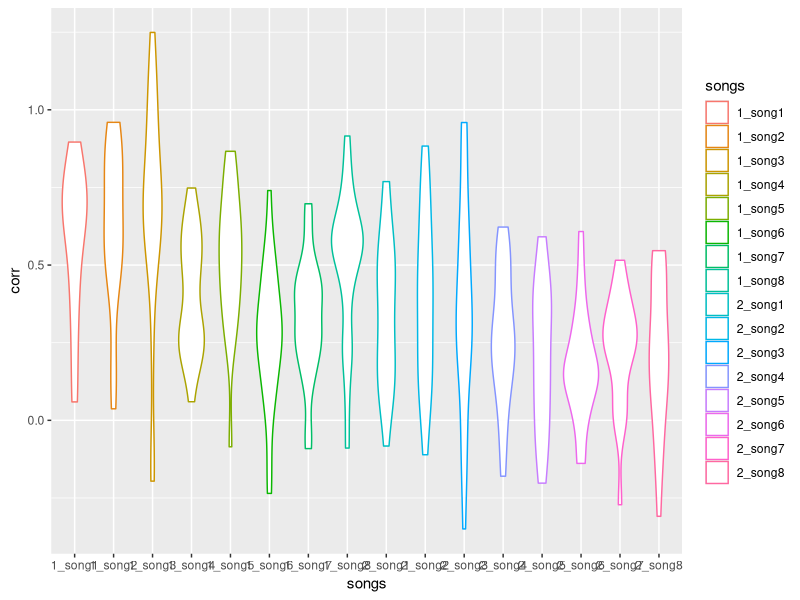
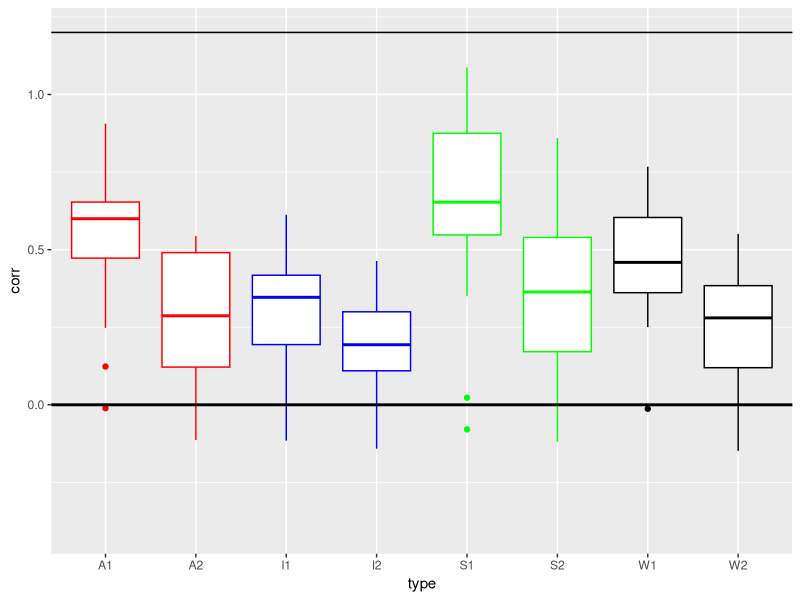
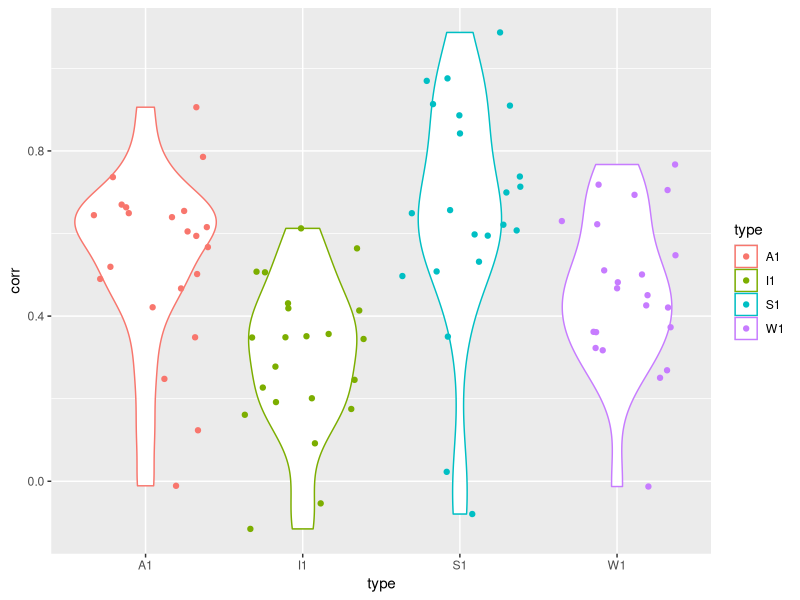
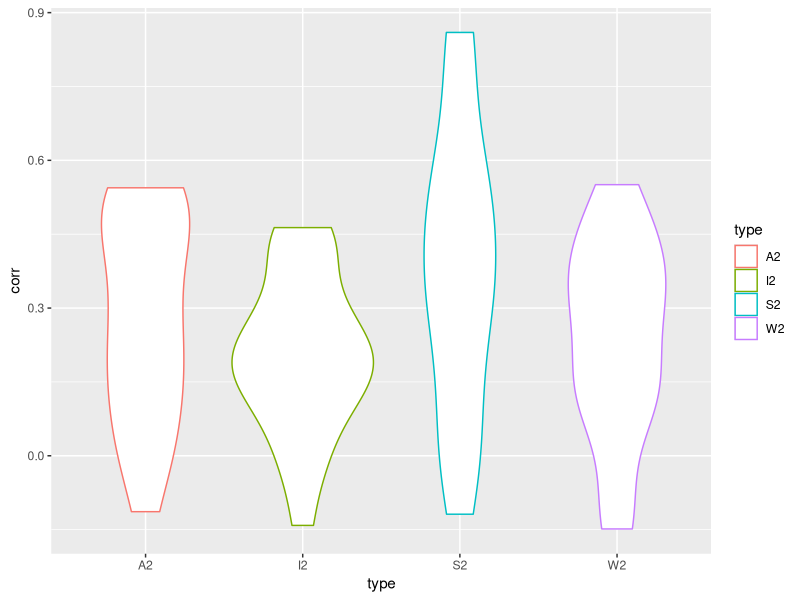
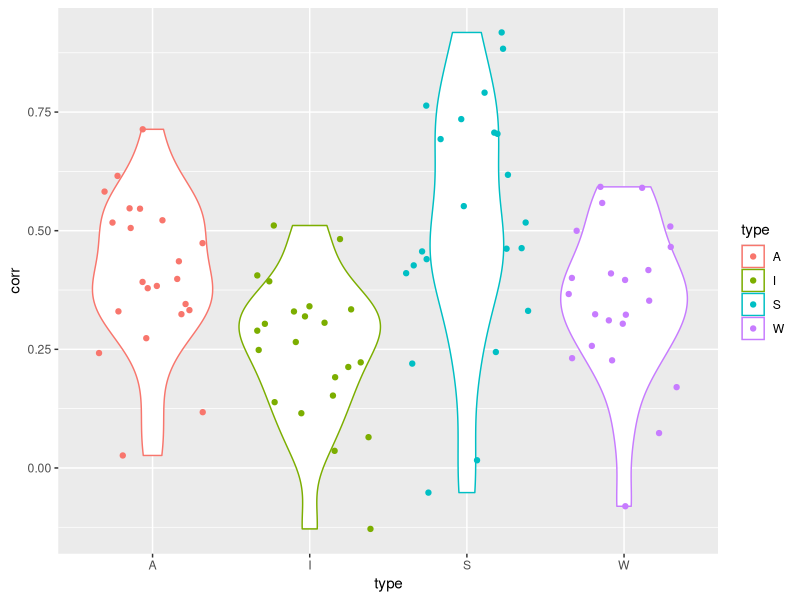
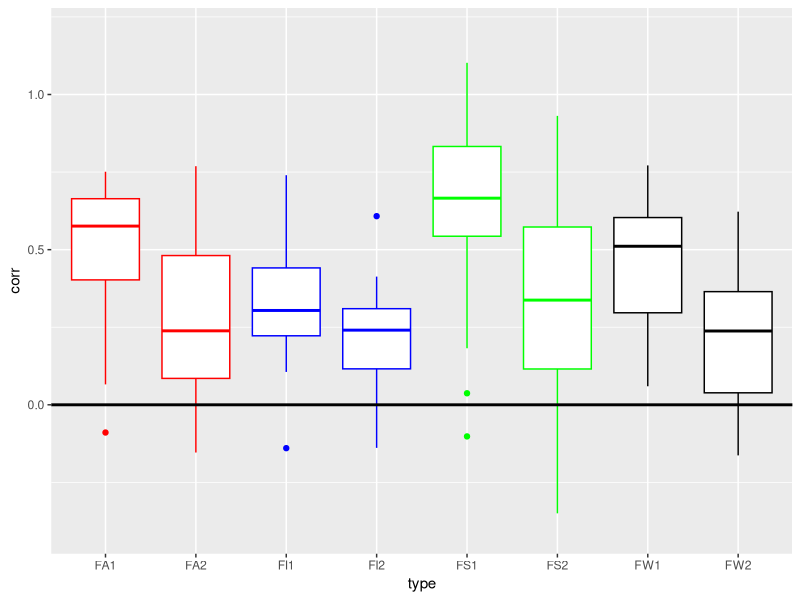
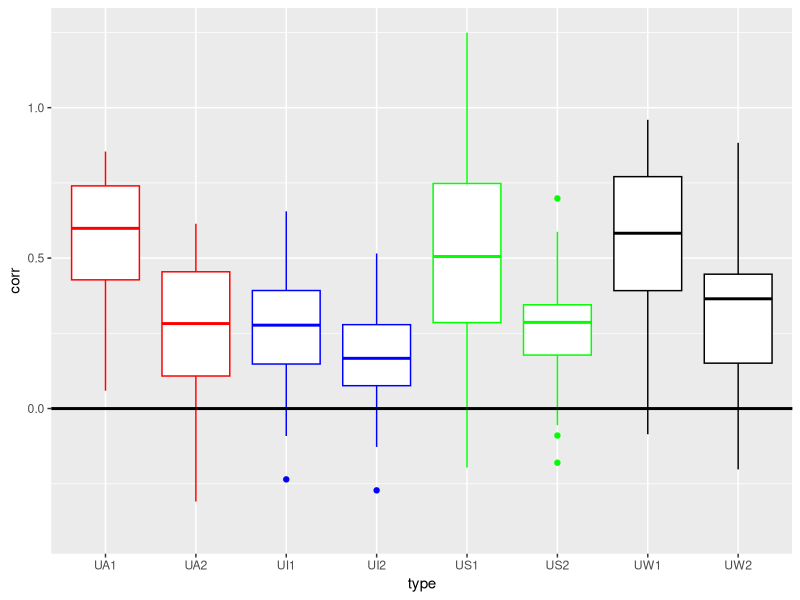

Recreate these plots in R, in order.
library(tidyverse)
library(ggplot2)

data<-readr::read_csv('Data/Auditory.csv') #load data
data<-select(data, -ID) #remove ID variable
synchrony<-data %>% gather(songs, corr) #rearrange data
ggplot(synchrony) +
  aes(x=songs,y=corr, color=songs) +
  #geom_bar(stat="identity")
  #geom_jitter(alpha = 0.25)
  geom_violin()

A1<-select(data, "1_song1","1_song8") #ses 1 acapella data together
A1<-rowMeans(A1)
I1<-select(data, "1_song6","1_song7") #ses 1 instrumental data together
I1<-rowMeans(I1)
S1<-select(data, "1_song2","1_song3") #ses 1 spoken data together
S1<-rowMeans(S1)
W1<-select(data, "1_song4",'1_song5') #ses 1 whole data together
W1<-rowMeans(W1)
meansync1<-data.frame(A1,I1,S1,W1)
meansync1<-meansync1 %>% gather(type, corr) #rearrange data

A2<-select(data, "2_song1","2_song8") #ses 2 acapella data together
A2<-rowMeans(A2)
I2<-select(data, "2_song6","2_song7") #ses 2 instrumental data together
I2<-rowMeans(I2)
S2<-select(data, "2_song2","2_song3") #ses 2 spoken data together
S2<-rowMeans(S2)
W2<-select(data, "2_song4",'2_song5') #ses 2 whole data together
W2<-rowMeans(W2)
meansync2<-data.frame(A2,I2,S2,W2)
meansync2<-meansync2 %>% gather(type, corr) #rearrange data

meansync<-data.frame(A1,I1,S1,W1,A2,I2,S2,W2)
meansync<-meansync %>% gather(type, corr) #rearrange data

A<-select(data, "1_song1","1_song8","2_song1","2_song8") #acapella data together
A<-rowMeans(A)
I<-select(data, "1_song6","1_song7","2_song6","2_song7") #instrumental data together
I<-rowMeans(I)
S<-select(data, "1_song2","1_song3","2_song2","2_song3") #spoken data together
S<-rowMeans(S)
W<-select(data, "1_song4","1_song5","2_song4","2_song5") #whole data together
W<-rowMeans(W)
meansyncALL<-data.frame(A,I,S,W) 
meansyncALL<-meansyncALL %>% gather(type, corr) #rearrange data

ggplot(meansync) +
  aes(x=type,y=corr) +
  geom_boxplot(color=c("red","red","blue","blue","green","green","black","black")) +
  geom_hline(yintercept=0,size=1)+
  ylim(-0.4,1.2) +
  geom_hline(yintercept=1.2)

ggplot(meansync1) +
  aes(x=type,y=corr, color=type) +
  #geom_bar(stat="identity")
  geom_violin() +
  geom_jitter() 

ggplot(meansync2) +
  aes(x=type,y=corr, color=type) +
  #geom_bar(stat="identity")
  #geom_jitter(alpha = 0.25)
  geom_violin()

ggplot(meansyncALL) +
  aes(x=type,y=corr, color=type) +
  #geom_bar(stat="identity")
  geom_violin()+
  geom_jitter()

t.test(A1,A2) # t=4.0701, p<0.001 A2<A1
t.test(I1,I2) #p=0.06
t.test(S1,S2) #t=3.16, p=0.003 S2<S1
t.test(W1,W2) #t=3.9112, p<0.001 W2<W1

fit<-aov(corr~type,data=meansync1) #sig effect of type in first session
summary(fit)

fit<-aov(corr~type,data=meansync2) #p=0.05 in second session
summary(fit)

fit<-aov(corr~type,data=meansyncALL) #sig effect of type when averaged across both sessions
summary(fit)

t.test(A,I) #SIG
t.test(A,S)
t.test(A,W)
t.test(I,S) #SIG
t.test(I,W)
t.test(S,W)

t.test(A1,I1) #SIG
t.test(A1,S1)
t.test(A1,W1)
t.test(I1,S1) #SIG
t.test(I1,W1)
t.test(S1,W1)

t.test(A2,I2) # NONE ARE SIG
t.test(A2,S2)
t.test(A2,W2)
t.test(I2,S2) 
t.test(I2,W2)
t.test(S2,W2)
##################### UNFAMILIAR VS FAMILIAR#####################
##########GROUP A ##########
data<-readr::read_csv('Auditory.csv') #load data
GA<-list("P101","P103","P105","P107","P111","P113","P115","P117","P119","P123","P125")
GroupA<-data[data$ID %in% GA, ]

FA1<-select(GroupA, "1_song8") #ses 1 acapella data together
FA1<-rowMeans(FA1)
FI1<-select(GroupA, '1_song7') #ses 1 instrumental data together
FI1<-rowMeans(FI1)
FS1<-select(GroupA, "1_song2") #ses 1 spoken data together
FS1<-rowMeans(FS1)
FW1<-select(GroupA, "1_song4") #ses 1 whole data together
FW1<-rowMeans(FW1)
Fmeansync1<-data.frame(FA1,FI1,FS1,FW1)
Fmeansync1<-Fmeansync1 %>% gather(type, corr) #rearrange data

FA2<-select(GroupA, "2_song8") #ses 2 acapella data together
FA2<-rowMeans(FA2)
FI2<-select(GroupA, '2_song7') #ses 2 instrumental data together
FI2<-rowMeans(FI2)
FS2<-select(GroupA, "2_song2") #ses 2 spoken data together
FS2<-rowMeans(FS2)
FW2<-select(GroupA, "2_song4") #ses 2 whole data together
FW2<-rowMeans(FW2)
Fmeansync2<-data.frame(FA2,FI2,FS2,FW2)
Fmeansync2<-meansync2 %>% gather(type, corr) #rearrange data

Fmeansync<-data.frame(FA1,FI1,FS1,FW1,FA2,FI2,FS2,FW2) 
FmeansyncA<-Fmeansync %>% gather(type, corr) #rearrange data

UA1<-select(GroupA, "1_song1") #ses 1 acapella data together
UA1<-rowMeans(UA1)
UI1<-select(GroupA, '1_song6') #ses 1 instrumental data together
UI1<-rowMeans(UI1)
US1<-select(GroupA, "1_song3") #ses 1 spoken data together
US1<-rowMeans(US1)
UW1<-select(GroupA, "1_song5") #ses 1 whole data together
UW1<-rowMeans(UW1)
Umeansync1<-data.frame(UA1,UI1,US1,UW1)
Umeansync1<-meansync1 %>% gather(type, corr) #rearrange data

UA2<-select(GroupA, "2_song1") #ses 2 acapella data together
UA2<-rowMeans(UA2)
UI2<-select(GroupA, '2_song6') #ses 2 instrumental data together
UI2<-rowMeans(UI2)
US2<-select(GroupA, "2_song3") #ses 2 spoken data together
US2<-rowMeans(US2)
UW2<-select(GroupA, "2_song5") #ses 2 whole data together
UW2<-rowMeans(UW2)
Umeansync2<-data.frame(UA2,UI2,US2,UW2)
Umeansync2<-meansync2 %>% gather(type, corr) #rearrange data

Fmeansync<-data.frame(FA1,FI1,FS1,FW1,FA2,FI2,FS2,FW2) 
FmeansyncA<-Fmeansync %>% gather(type, corr) #rearrange data
Umeansync<-data.frame(UA1,UI1,US1,UW1,UA2,UI2,US2,UW2) 
UmeansyncA<-Umeansync %>% gather(type, corr) #rearrange data

t.test(FA2,UA2) #not sig
t.test(FI2,UI2) #not sig
t.test(FS2,US2) #not sig
t.test(FW2,UW2) #not sig

t.test(FA1,FA2) # t=2.1847,p=0.04153 NOT SIG
t.test(FI1,FI2) # t=1.6426, p=0.1161 NOT SIG
t.test(FS1,FS2) # t=2.6679, p=0.0148 trending?
t.test(FW1,FW2) # t=1.4986m p=0.1498 NOT SIG

########## GROUP B ##########
data<-readr::read_csv('Auditory.csv') #load data
GB<-list("P102","P104","P106","P108","P112","P114","P116","P118","P120","P122","P124")
GroupB<-data[data$ID %in% GB, ]

FA1<-select(GroupB, "1_song1") #ses 1 acapella data together
FA1<-rowMeans(FA1)
FI1<-select(GroupB, '1_song6') #ses 1 instrumental data together
FI1<-rowMeans(FI1)
FS1<-select(GroupB, "1_song3") #ses 1 spoken data together
FS1<-rowMeans(FS1)
FW1<-select(GroupB, "1_song5") #ses 1 whole data together
FW1<-rowMeans(FW1)
Fmeansync1<-data.frame(FA1,FI1,FS1,FW1)
Fmeansync1<-Fmeansync1 %>% gather(type, corr) #rearrange data

FA2<-select(GroupB, "2_song1") #ses 2 acapella data together
FA2<-rowMeans(FA2)
FI2<-select(GroupB, '2_song6') #ses 2 instrumental data together
FI2<-rowMeans(FI2)
FS2<-select(GroupB, "2_song3") #ses 2 spoken data together
FS2<-rowMeans(FS2)
FW2<-select(GroupB, "2_song5") #ses 2 whole data together
FW2<-rowMeans(FW2)
Fmeansync2<-data.frame(FA2,FI2,FS2,FW2)
Fmeansync2<-Fmeansync2 %>% gather(type, corr) #rearrange data

Fmeansync<-data.frame(FA1,FI1,FS1,FW1,FA2,FI2,FS2,FW2) 
FmeansyncB<-Fmeansync %>% gather(type, corr) #rearrange data

UA1<-select(GroupB, "1_song8") #ses 1 acapella data together
UA1<-rowMeans(UA1)
UI1<-select(GroupB, '1_song7') #ses 1 instrumental data together
UI1<-rowMeans(UI1)
US1<-select(GroupB, "1_song4") #ses 1 spoken data together
US1<-rowMeans(US1)
UW1<-select(GroupB, "1_song2") #ses 1 whole data together
UW1<-rowMeans(UW1)
Umeansync1<-data.frame(UA1,UI1,US1,UW1)
Umeansync1<-meansync1 %>% gather(type, corr) #rearrange data

UA2<-select(GroupB, "2_song8") #ses 2 acapella data together
UA2<-rowMeans(UA2)
UI2<-select(GroupB, '2_song7') #ses 2 instrumental data together
UI2<-rowMeans(UI2)
US2<-select(GroupB, "2_song4") #ses 2 spoken data together
US2<-rowMeans(US2)
UW2<-select(GroupB, "2_song2") #ses 2 whole data together
UW2<-rowMeans(UW2)
Umeansync2<-data.frame(UA2,UI2,US2,UW2)
Umeansync2<-meansync2 %>% gather(type, corr) #rearrange data

Fmeansync<-data.frame(FA1,FI1,FS1,FW1,FA2,FI2,FS2,FW2) 
FmeansyncB<-Fmeansync %>% gather(type, corr) #rearrange data
Umeansync<-data.frame(UA1,UI1,US1,UW1,UA2,UI2,US2,UW2) 
UmeansyncB<-Umeansync %>% gather(type, corr) #rearrange data

t.test(FA2,UA2) #not sig
t.test(FI2,UI2) #not sig
t.test(FS2,US2) #not sig
t.test(FW2,UW2) #not sig

t.test(FA1,FA2) #not sig
t.test(FI1,FI2) #not sig
t.test(FS1,FS2) #not sig
t.test(FW1,FW2) #t=4.1082, p-0.001044

########## GROUP A+B ##########
FmeansyncALL<-rbind(FmeansyncA, FmeansyncB)
UmeansyncALL<-rbind(UmeansyncA, UmeansyncB)

t.test(FA1,FA2) #not sig
t.test(FI1,FI2) #not sig
t.test(FS1,FS2) #not sig
t.test(FW1,FW2) #not sig

t.test(UA1,UA2) #t=3.2969, p=0.004
t.test(UI1,UI2) #not sig
t.test(US1,US2) #not sig
t.test(UW1,UW2) #not sig

ggplot(FmeansyncALL) +
  aes(x=type,y=corr) +
  geom_boxplot(color=c("red","red","blue","blue","green","green","black","black")) +
  geom_hline(yintercept=0,size=1) +
  ylim(-0.4,1.2)

ggplot(UmeansyncALL) +
  aes(x=type,y=corr) +
  geom_boxplot(color=c("red","red","blue","blue","green","green","black","black")) +
  geom_hline(yintercept=0,size=1)+
  ylim(-0.4,1.25)
